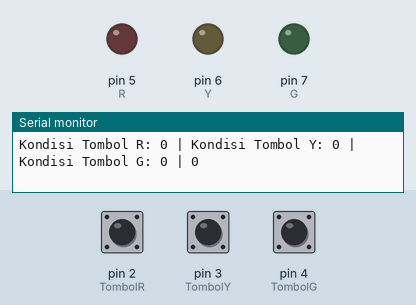
Simulated run of this sketch. Board: Arduino Uno, built with avr-gcc and run on an emulated ATmega328P. Parts: output pins drawn as LEDs (lit = HIGH), the last lines printed to the serial monitor. The inputs (shaded band) are chosen by the test bench; at power-on: pin 2 (TombolR) LOW, pin 3 (TombolY) LOW, pin 4 (TombolG) LOW.

Above: at 1.2 s.
1.3 s: pin 2 (TombolR) pulled HIGH for 3.2 s
At 5.3 s:
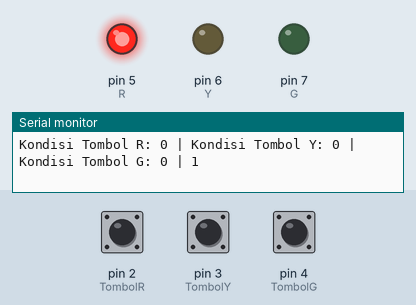
6.0 s: pin 3 (TombolY) pulled HIGH for 0.15 s
At 7.3 s:
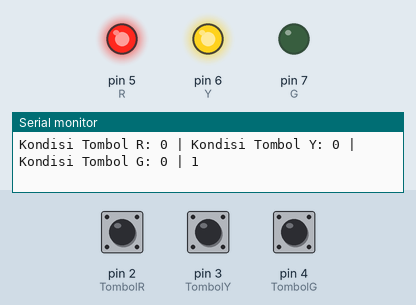
7.6 s: pin 4 (TombolG) pulled HIGH for 0.15 s
At 8.8 s:
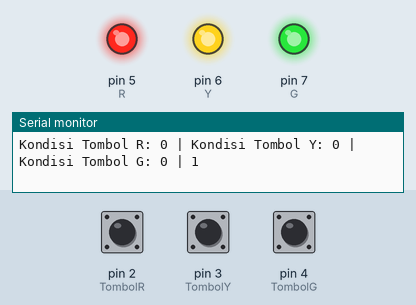
9.2 s: pin 2 (TombolR) pulled HIGH for 0.15 s
At 10.4 s:
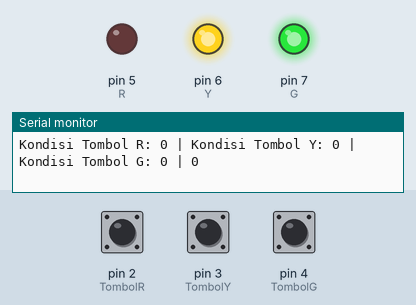
10.8 s: pin 3 (TombolY) pulled HIGH for 1 s
At 11.3 s:
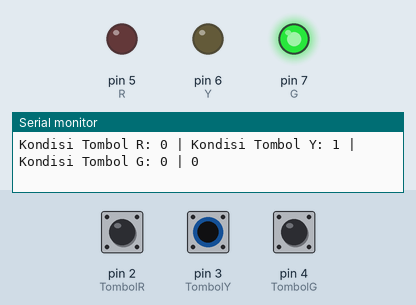
13.3 s: pin 4 (TombolG) pulled HIGH for 1 s
At 13.7 s:
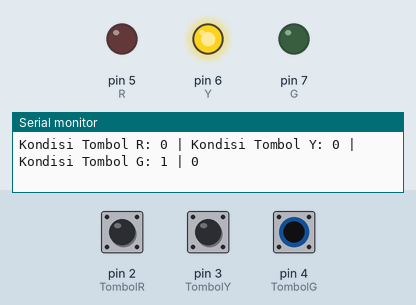
Timing chart, 0 to 16.3 s (numbered marks = the images above; inputs shaded):
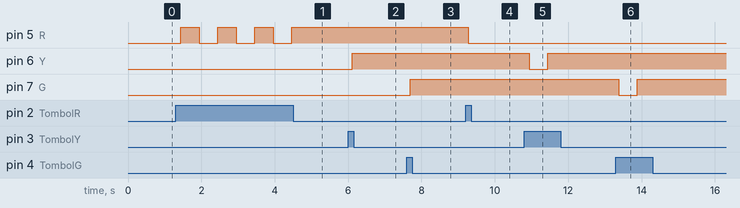

Measured:
- after the input at 1.3 s, pin 5 (R): alternates HIGH for 0.50 s and LOW for 0.50 s, 7 changes in all, then stays HIGH, starting after 0.14 s
- after the input at 6.0 s, pin 6 (Y): LOW → HIGH after 0.12 s
- after the input at 7.6 s, pin 7 (G): LOW → HIGH after 0.10 s
- after the input at 9.2 s, pin 5 (R): HIGH → LOW after 0.08 s
- after the input at 10.8 s, pin 6 (Y): HIGH → LOW after 0.13 s, → HIGH 0.50 s later
- after the input at 13.3 s, pin 7 (G): HIGH → LOW after 0.08 s, → HIGH 0.50 s later

The sketch:

1.Button_Lock.ino
```cpp
int TombolR = 2;
int TombolY = 3;
int TombolG = 4;
int R = 5;
int Y = 6;
int G = 7;
int kunci1, kunci2, kunci3 = 0;

void setup() {
  Serial.begin(9600);
  pinMode(TombolR,INPUT);
  pinMode(TombolY,INPUT);
  pinMode(TombolG,INPUT);
  pinMode(R,OUTPUT);
  pinMode(Y,OUTPUT);
  pinMode(G,OUTPUT);
}

void loop() {
  int bacaTombolR = digitalRead(TombolR);
  int bacaTombolY = digitalRead(TombolY);
  int bacaTombolG = digitalRead(TombolG);

  Serial.print("Kondisi Tombol R: " + String(bacaTombolR));
  Serial.print(" | Kondisi Tombol Y: " + String(bacaTombolY));
  Serial.print(" | Kondisi Tombol G: " + String(bacaTombolG));
  Serial.print(" | " + String(kunci1));
  Serial.println();

  //Logika
  if(bacaTombolR==1 and kunci1==0){
    digitalWrite(R, HIGH);
    kunci1 = 1;
    delay(500);
  }else if(bacaTombolR==1 and kunci1==1){
    digitalWrite(R, LOW);
    kunci1 = 0;
    delay(500);
  }

  if(bacaTombolY==1 and kunci2==0){
    digitalWrite(Y, HIGH);
    kunci2 = 1;
    delay(500);
  }else if(bacaTombolY==1 and kunci2==1){
    digitalWrite(Y, LOW);
    kunci2 = 0;
    delay(500);
    }

  if(bacaTombolG==1 and kunci3==0){
    digitalWrite(G, HIGH);
    kunci3 = 1;
    delay(500);
  }else if(bacaTombolG==1 and kunci3==1){
    digitalWrite(G, LOW);
    kunci3 = 0;
    delay(500);
  }

}
```
